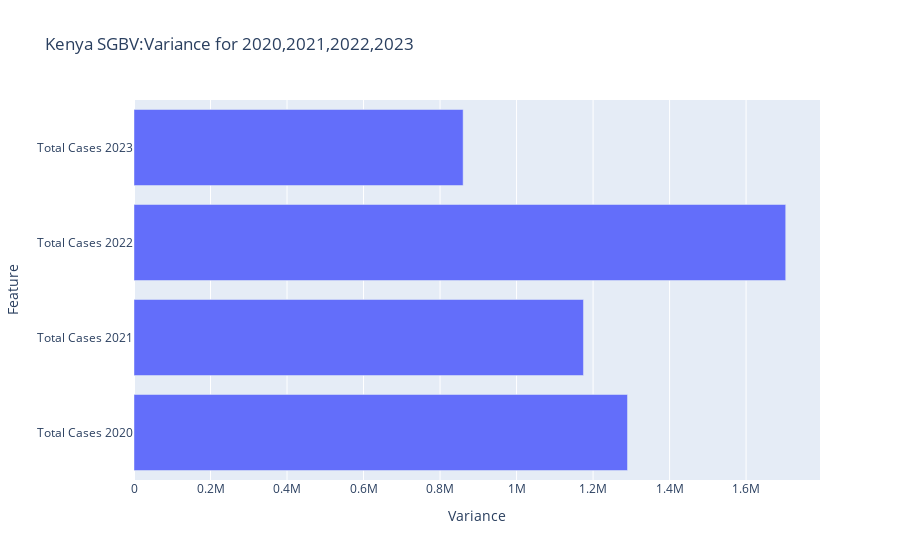

Notebook source saved alongside this figure:
### Code cell
# Create horizontal bar chart for var
fig = px.bar(
    x=var,
    y=var.index,
    title = "Kenya SGBV:Variance for 2020,2021,2022,2023 "
    
)
fig.update_layout(xaxis_title= "Variance", yaxis_title= "Feature")

fig.show()

### Figure 1 — Plotly figure (JSON) as saved in the notebook; plotly's stock layout.template omitted (floating-point values rounded to 4 significant figures)
{"data": [{"alignmentgroup": "True", "hovertemplate": "x=%{x}<br>y=%{y}<extra></extra>", "legendgroup": "", "marker": {"color": "#636efa", "pattern": {"shape": ""}}, "name": "", "offsetgroup": "", "orientation": "h", "showlegend": false, "textposition": "auto", "type": "bar", "x": [1290000.0, 1175000.0, 1704000.0, 860400.0], "xaxis": "x", "y": ["Total Cases 2020", "Total Cases 2021", "Total Cases 2022", "Total Cases 2023"], "yaxis": "y"}], "layout": {"autosize": true, "barmode": "relative", "legend": {"tracegroupgap": 0}, "title": {"text": "Kenya SGBV:Variance for 2020,2021,2022,2023 "}, "xaxis": {"anchor": "y", "autorange": true, "domain": [0, 1], "range": [0, 1793000.0], "title": {"text": "Variance"}, "type": "linear"}, "yaxis": {"anchor": "x", "autorange": true, "domain": [0, 1], "range": [-0.5, 3.5], "title": {"text": "Feature"}, "type": "category"}}}
